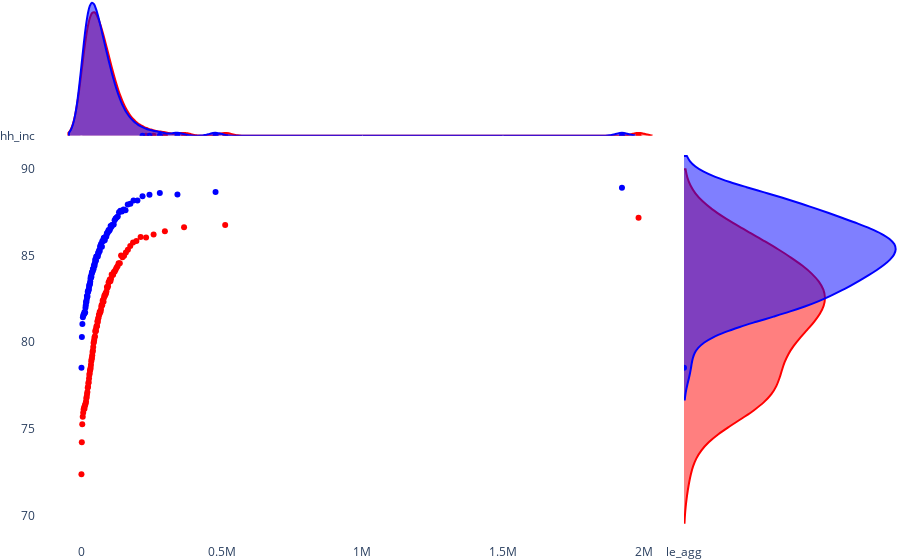

Notebook code cell kept with this figure:
### Code cell
fig = make_subplots(rows=2, cols=2, specs=[[{"type": "violin"}, {}],[{}, {"type": "violin"}]], 
                    row_heights=[1, 3], column_widths=[3, 1], shared_xaxes=True, shared_yaxes=True,
                    vertical_spacing = 0, horizontal_spacing=0)
fig.add_trace(go.Violin(x=male["hh_inc"], side="positive", name="hh_inc", line_color="red"), row=1, col=1)
fig.add_trace(go.Violin(x=female["hh_inc"], side="positive", name="hh_inc", line_color="blue"), row=1, col=1)
fig.add_trace(go.Violin(y=male["le_agg"], side="positive", name="le_agg", line_color="red"), row=2, col=2)
fig.add_trace(go.Violin(y=female["le_agg"], side="positive", name="le_agg", line_color="blue"), row=2, col=2)

fig.add_trace(go.Scatter(x=male["hh_inc"], y=male["le_agg"], mode='markers', name="men", line_color="red"), row=2, col=1)
fig.add_trace(go.Scatter(x=female["hh_inc"], y=female["le_agg"], mode='markers', name="women", line_color="blue"), row=2, col=1)

fig.update_layout(margin=dict(l=0, r=0, b=0, t=50), showlegend=False)

#remove margin between subplots
fig.update_yaxes(automargin=True)
#remove background color for subplots

fig.update_layout( plot_bgcolor='rgba(0,0,0,0)', margin=dict(l=0, r=0, t=0, b=0))
        

fig.show()
